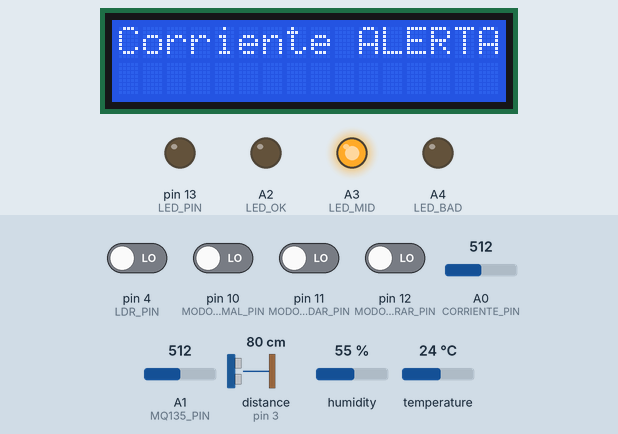
This sketch was run on a simulated Arduino Uno, built with avr-gcc and run on an emulated ATmega328P. Parts: 16×2 character LCD, output pins drawn as LEDs (lit = HIGH). Wiring (inferred from the names in the program): ultrasonic range finder: trigger pin 2; echo pin 3. Inputs (shaded band) come from the test bench; at power-on: pin 4 (LDR_PIN), pin 10 (MODO_NORMAL_PIN), pin 11 (MODO_GUARDAR_PIN), pin 12 (MODO_MOSTRAR_PIN) LOW, A0 (CORRIENTE_PIN) = 512, humidity 55 %, A1 (MQ135_PIN) = 512, distance to the obstacle (sensor on pin 3) 80 cm, temperature 24 °C. The echo pulse lasts 58.3 µs per cm; EEPROM starts erased; pins used as bus, display or sensor lines are not drawn; what the sketch prints to the serial monitor is not drawn.

Above: at 1.2 s.
1.3 s: A0 (CORRIENTE_PIN) set to 479
At 4.0 s:
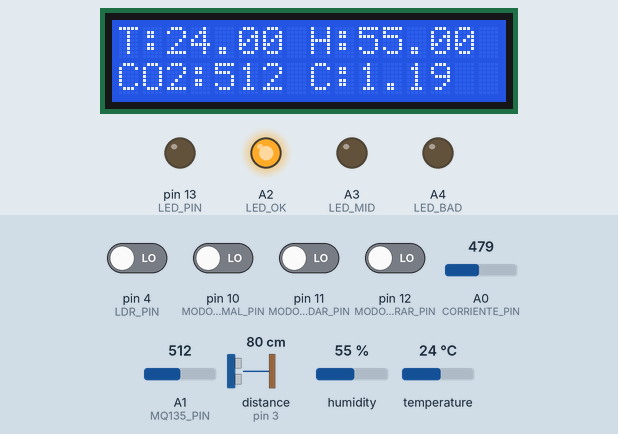
8.0 s: humidity set to 59 %
At 10.7 s:
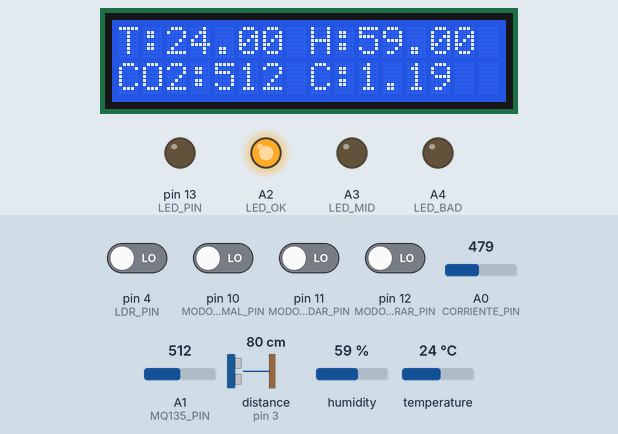
11.0 s: humidity set to 62 %
At 12.7 s:
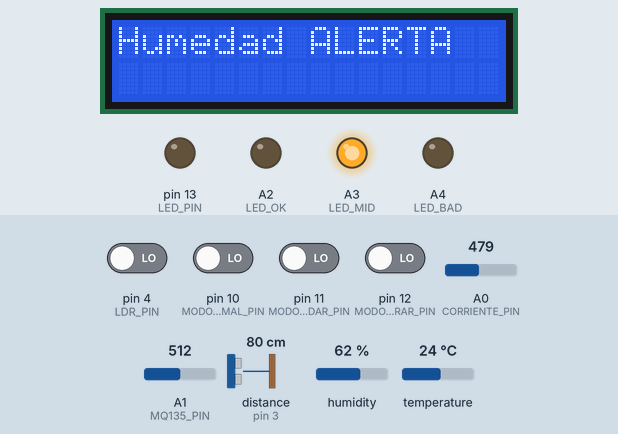
13.0 s: pin 11 (MODO_GUARDAR_PIN) driven HIGH
At 14.2 s:
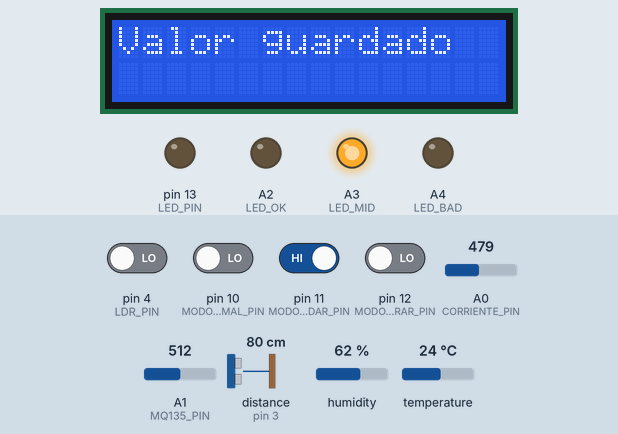
14.6 s: pin 12 (MODO_MOSTRAR_PIN) driven HIGH
At 18.0 s:
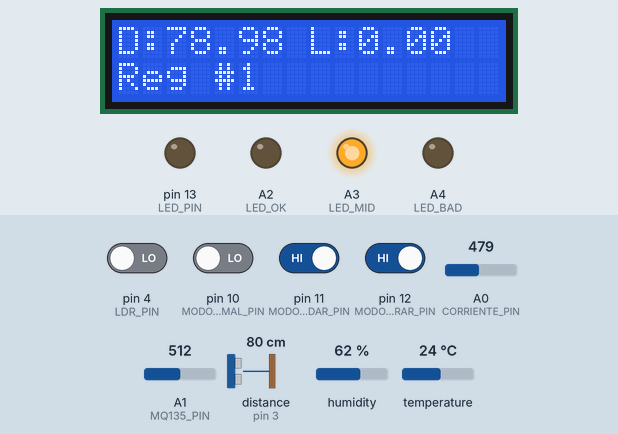
Timing chart, 0 to 19.5 s (numbered marks = the images above; inputs shaded):
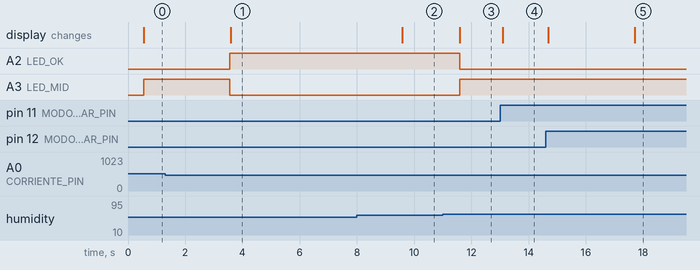

The sketch:

Arqui.ino
```cpp
#include <DHT.h>
#include <DHT_U.h>
#include <LiquidCrystal_I2C.h>
#include <EEPROM.h>

#define DHTTYPE DHT11
#define DHTPIN 9

DHT dht(DHTPIN, DHTTYPE);
LiquidCrystal_I2C lcd(0x27, 16, 2);

float sensibilidad = 0.666;

// Pines de sensores
#define TRIG_PIN 2
#define ECHO_PIN 3
#define LDR_PIN 4
#define LED_PIN 13
#define CORRIENTE_PIN A0
#define MQ135_PIN A1

#define LED_OK A2
#define LED_MID A3
#define LED_BAD A4

// Botones de control
#define MODO_NORMAL_PIN 10
#define MODO_GUARDAR_PIN 11
#define MODO_MOSTRAR_PIN 12


// Variable de almacenamiento en EEPROM
int eepromAddress = 0;

// Estados del sistema
enum Mode { TIEMPO_REAL,
            GUARDAR,
            MOSTRAR_GUARDADOS };
Mode modoActual = TIEMPO_REAL;

// Tiempos de actualización
unsigned long ultimaActualizacionLCD = 0;
unsigned long ultimaActualizacionSerial = 0;
unsigned long tiempoAlerta = 0;
bool alertaActiva = false;

void setup() {
  Serial.begin(9600);
  dht.begin();
  lcd.init();
  lcd.backlight();
  lcd.clear();
  lcd.setCursor(0, 0);
  lcd.print("Bienvenidos");

  // Configuración de pines
  pinMode(TRIG_PIN, OUTPUT);
  pinMode(ECHO_PIN, INPUT);
  pinMode(LDR_PIN, INPUT);
  pinMode(LED_PIN, OUTPUT);

  pinMode(MODO_NORMAL_PIN, INPUT);
  pinMode(MODO_GUARDAR_PIN, INPUT);
  pinMode(MODO_MOSTRAR_PIN, INPUT);

  pinMode(LED_OK, OUTPUT);
  pinMode(LED_MID, OUTPUT);
  pinMode(LED_BAD, OUTPUT);
}


void loop() {
  manejarBotones();

  // Enviar datos por Serial cada 0.5s
  if (millis() - ultimaActualizacionSerial >= 500) {
    ultimaActualizacionSerial = millis();
    enviarDatosSerial();
  }

  switch (modoActual) {
    case TIEMPO_REAL:
      if (alertaActiva) {
        if (millis() - tiempoAlerta >= 3000) {  // Prioridad de 3s a alertas
          alertaActiva = false;
        }
      } else if (millis() - ultimaActualizacionLCD >= 500) {
        ultimaActualizacionLCD = millis();
        mostrarValoresTiempoReal();
      }
      break;

    case GUARDAR:
      guardarValoresEEPROM();
      modoActual = TIEMPO_REAL;  // Volver automáticamente al modo normal
      break;

    case MOSTRAR_GUARDADOS:
      mostrarValoresEEPROM();
      break;
  }
}

void manejarBotones() {
  if (digitalRead(MODO_NORMAL_PIN) == HIGH) {
    modoActual = TIEMPO_REAL;
    alertaActiva = false;  // Salir de cualquier alerta
  }
  if (digitalRead(MODO_GUARDAR_PIN) == HIGH) {
    modoActual = GUARDAR;
  }
  if (digitalRead(MODO_MOSTRAR_PIN) == HIGH) {
    modoActual = MOSTRAR_GUARDADOS;
  }
}

void enviarDatosSerial() {
  float distancia = obtenerDistancia();
  int calidadAire = analogRead(MQ135_PIN);
  calidadAire = calcularCo2(calidadAire);
  int luz = digitalRead(LDR_PIN);
  float humedad = dht.readHumidity();
  float temperatura = dht.readTemperature();
  float corriente = obtener_corriente();

  Serial.println(String(temperatura) + "," + String(humedad) + "," + String(distancia) + "," + String(luz) + "," + String(calidadAire) + "," + String(corriente));
}

float obtener_corriente() {
  float voltajeSensor;
  float corriente = 0;
  float Imax = 0;
  float Imin = 0;

  voltajeSensor = analogRead(CORRIENTE_PIN) * (5.0 / 1023.0);
  corriente = 0.9 * corriente + 1 * ((voltajeSensor - 2.5) / sensibilidad);
  if (corriente > Imax) {
    Imax = corriente;
  }
  if (corriente < Imin) {
    Imin = corriente;
  }
  return (((Imax - Imin) / 2)) * 10;
}

float calcularCo2(int valorADC) {
  return valorADC;
}

void mostrarValoresTiempoReal() {
  float distancia = obtenerDistancia();
  int calidadAire = analogRead(MQ135_PIN);
  calidadAire = calcularCo2(calidadAire);
  int luz = digitalRead(LDR_PIN);
  float humedad = dht.readHumidity();
  float temperatura = dht.readTemperature();
  float corriente = obtener_corriente();

  if (isnan(humedad) || isnan(temperatura)) {
    mostrarAlerta("DHT11 Error");
    return;
  }

  manejarAlertas(temperatura, humedad, corriente);

  if (!alertaActiva) {
    lcd.clear();
    lcd.setCursor(0, 0);
    lcd.print("T:" + String(temperatura) + " H:" + String(humedad));
    lcd.setCursor(0, 1);
    lcd.print("CO2:" + String(calidadAire) + " C:" + String(corriente));
  }
}

void mostrarAlerta(String mensaje) {
  lcd.clear();
  lcd.setCursor(0, 0);
  lcd.print(mensaje);
  alertaActiva = true;
  tiempoAlerta = millis();
}
float obtenerDistancia() {
  digitalWrite(TRIG_PIN, LOW);
  delayMicroseconds(2);
  digitalWrite(TRIG_PIN, HIGH);
  delayMicroseconds(10);
  digitalWrite(TRIG_PIN, LOW);

  long duration = pulseIn(ECHO_PIN, HIGH);
  return duration * 0.034 / 2;
}
void guardarValoresEEPROM() {
  float distancia = obtenerDistancia();
  float calidadAire = analogRead(MQ135_PIN);
  calidadAire = calcularCo2(calidadAire);
  float luz = digitalRead(LDR_PIN);
  float humedad = dht.readHumidity();
  float temperatura = dht.readTemperature();
  float corriente = obtener_corriente();

  EEPROM.put(eepromAddress, temperatura);
  EEPROM.put(eepromAddress + sizeof(float), humedad);
  EEPROM.put(eepromAddress + 2 * sizeof(float), distancia);
  EEPROM.put(eepromAddress + 3 * sizeof(float), calidadAire);
  EEPROM.put(eepromAddress + 4 * sizeof(float), corriente);
  EEPROM.put(eepromAddress + 5 * sizeof(float), luz);

  lcd.clear();
  lcd.setCursor(0, 0);
  lcd.print("Valor guardado");

  eepromAddress += 6 * sizeof(float);
  if (eepromAddress >= EEPROM.length()) {
    eepromAddress = 0;
  }
}

void mostrarValoresEEPROM() {
  float temperatura, humedad, distancia, luz, calidadAire, corriente;
  int addr = 0;
  int registro = 1;

  while (addr < eepromAddress && modoActual == MOSTRAR_GUARDADOS) {
    EEPROM.get(addr, temperatura);
    EEPROM.get(addr + sizeof(float), humedad);
    EEPROM.get(addr + 2 * sizeof(float), distancia);
    EEPROM.get(addr + 3 * sizeof(float), calidadAire);
    EEPROM.get(addr + 4 * sizeof(float), corriente);
    EEPROM.get(addr + 5 * sizeof(float), luz);

    lcd.clear();
    lcd.setCursor(0, 0);
    lcd.print("T:" + String(temperatura) + " H:" + String(humedad));
    lcd.setCursor(0, 1);
    lcd.print("CO2:" + String(calidadAire) + " C:" + String(corriente));
    delay(3000);

    lcd.clear();
    lcd.setCursor(0, 0);
    lcd.print("D:" + String(distancia) + " L:" + String(luz));
    lcd.setCursor(0, 1);
    lcd.print("Reg #" + String(registro));
    delay(3000);

    addr += 6 * sizeof(float);
    registro++;
  }
}

void manejarAlertas(float temperatura, float humedad, float corriente) {
  int errores = 0;
  if (corriente < 0.5 || corriente > 6) {
    errores = errores + 1;
    mostrarAlerta("Corriente ALERTA");
  }

  if (humedad < 20 || humedad > 60) {
    errores = errores + 1;
    mostrarAlerta("Humedad ALERTA");
  }

  if (temperatura < 18 || temperatura > 35) {
    errores = errores + 1;
    mostrarAlerta("Temperatura ALERTA");
  }

  if (errores > 0 && errores <= 2) {
    digitalWrite(LED_MID, HIGH);
    digitalWrite(LED_OK, LOW);
    digitalWrite(LED_BAD, LOW);

  } else if (errores > 2) {
    digitalWrite(LED_BAD, HIGH);
    digitalWrite(LED_OK, LOW);
    digitalWrite(LED_MID, LOW);
  } else if (errores < 1) {
    digitalWrite(LED_OK, HIGH);
    digitalWrite(LED_MID, LOW);
    digitalWrite(LED_BAD, LOW);
  }
}
```

Measured:
- the behaviour switches between 498 and 497 on A0 (CORRIENTE_PIN) (found by bisection; images 0 and 1)
- the behaviour switches between 60 and 61 % on humidity (found by bisection; images 2 and 3)
- after the input at 1.3 s, A2 (LED_OK): LOW → HIGH after 2.3 s; A3 (LED_MID): HIGH → LOW after 2.3 s; the display: changes after 2.3 s (image 1)
- after the input at 8.0 s, the display: changes after 1.6 s (image 2)
- after the input at 11.0 s, A2 (LED_OK): HIGH → LOW after 0.59 s; A3 (LED_MID): LOW → HIGH after 0.59 s; the display: changes after 0.59 s (image 3)
- after the input at 13.0 s, the display: changes after 0.10 s (image 4)
- after the input at 14.6 s, the display: first changes after 0.09 s (image 5 shows a later state)
